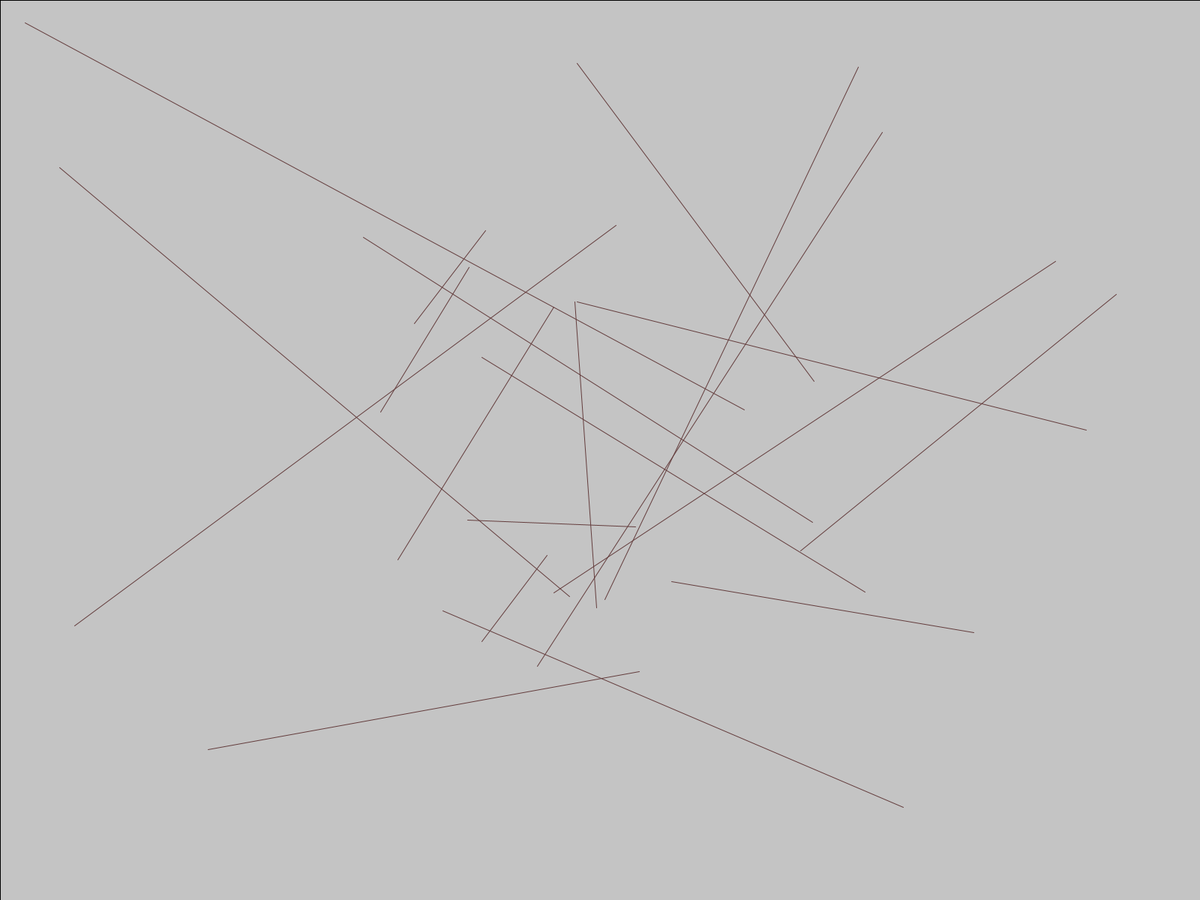
Frame 1 (no input)
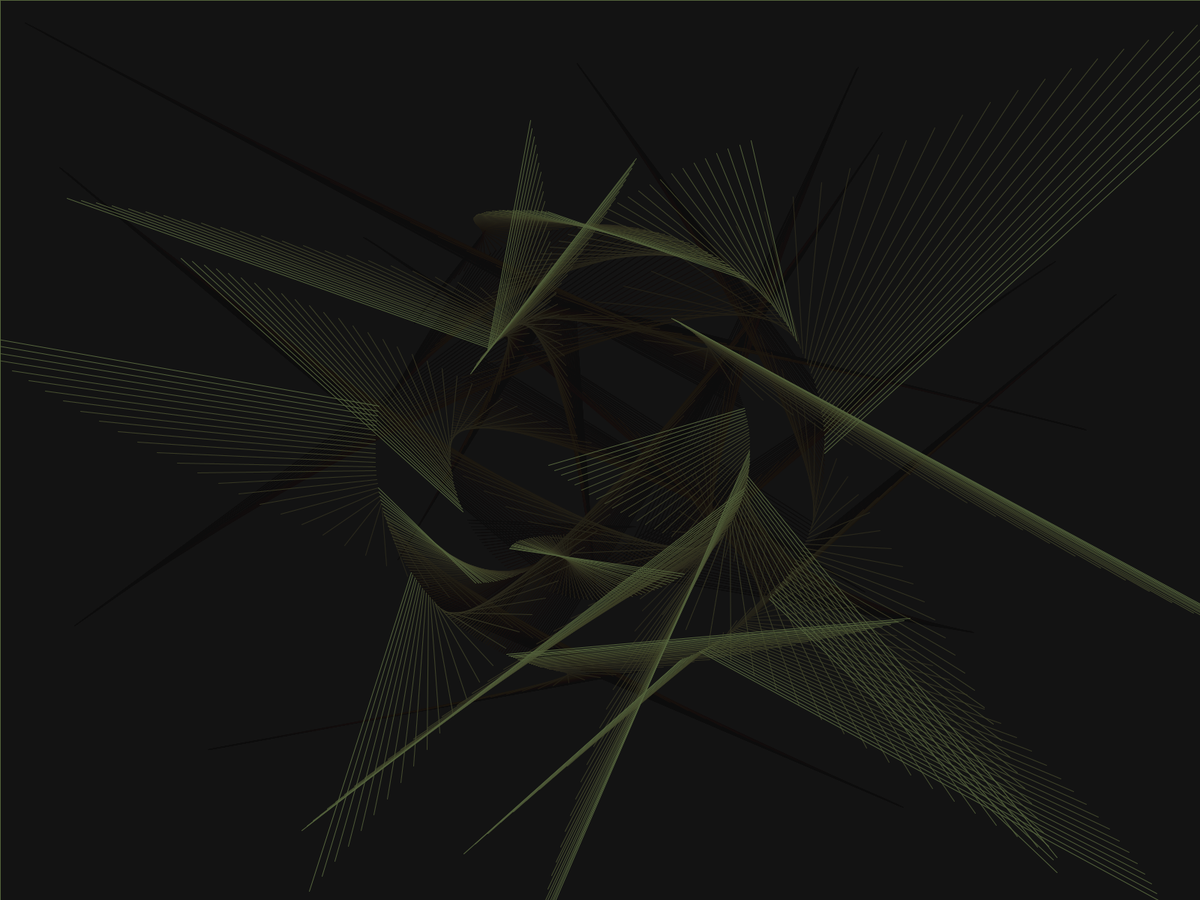
Frame 60 (the mouse pressed at the canvas centre just before this capture)
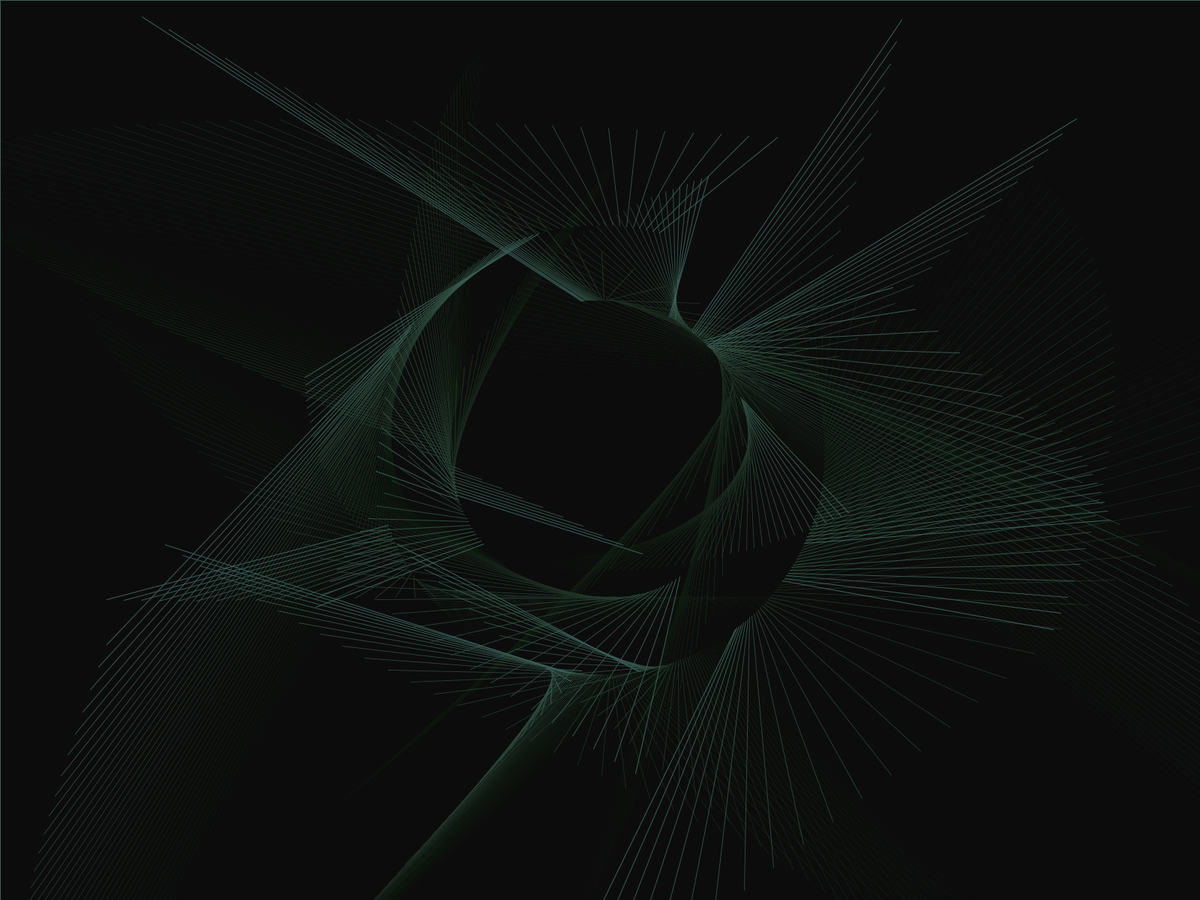
Frame 120 (the mouse held since frame 60 and released just before this capture)

The Processing sketch that drew these frames (run headless with seeded random() and noise(); from frame 60 on, the mouse is pressed at the canvas centre):

// Processing sketch: washing_machine
// ── washing_machine.pde
ArrayList<Mover> movers = new ArrayList<Mover>();
void setup() {
  fullScreen();
  float r = 300;
  for (int i = 0; i<10; i++) {
    float theta = random(PI*2);
    movers.add(new Mover(theta, r, width/2, height/2, 1));
  }
  float r2 = 200;
   for (int i = 0; i<10; i++) {
    float theta = random(PI*2);
    movers.add(new Mover(theta, r2, width/2, height/2, -1));
  } 
}
void draw() {
  fill(0,10);
  rect(0,0,width,height);
  noStroke();
  for (Mover m : movers) {
    m.run();
  }
}

// ── mover.pde
class Mover {
  PVector center, pos, acc;
  float theta, w; // w is angular velocity
  float m = 0.1;
  float g = 0.1;
  float size = random(15, 30);
  float t = 0;
  color c = color(random(130,255), random(130,255), 0, random(130,255));

  PVector springLoc = new PVector(random(width), random(height));
  PVector springVel = new PVector (0, 0);
  float k = random(0.1,0.3);
  Mover(float theta, float r, float centerx, float centery, float dir) {
    center = new PVector(centerx, centery);
    pos = new PVector(centerx+r*cos(theta), centery+r*sin(theta));
    this.theta = theta;
    w = 0.02*dir;
  }
  void run() {
    PVector dist = new PVector(pos.x - center.x, pos.y - center.y);
    float r = mag(dist.x, dist.y);
    theta +=w;
    theta -= m*g*sin(theta);
    pos.x = center.x+ abs(r)*cos(theta);
    pos.y = center.y+ abs(r)*sin(theta);
    colorMode(HSB);
    stroke(t,99,99);
    t++;
    if(t>360){
      t = 0;
    }
    //fill(c);
  //  circle(pos.x, pos.y, size);
   // circle(springLoc.x, springLoc.y, size);
    float x = dist(springLoc.x, springLoc.y, pos.x, pos.y);
    float f = 0;
    if (x>100) {
      f = k*(x-100);
    } else {
      f = -k*(100-x);
    }
    float a = f/m;
    //multiply by the unit vector of the spring
    PVector unit = pos.copy().sub(springLoc).div(mag(pos.copy().sub(springLoc).x, pos.copy().sub(springLoc).y));
    PVector springAcc = unit.mult(a/1000);
    springVel.add(springAcc);
    springLoc.add(springVel);
    line(springLoc.x, springLoc.y, pos.x, pos.y);
  }
}
